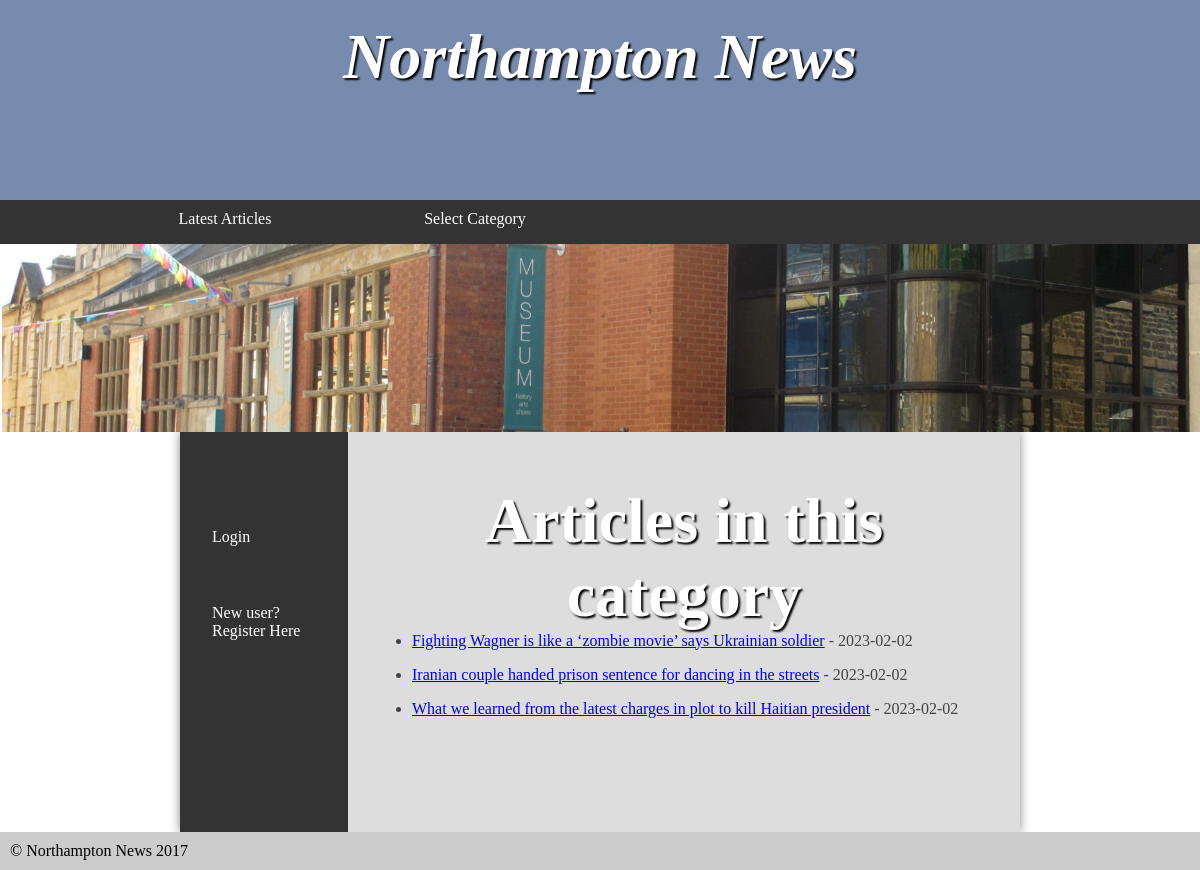
The page /assignment/categoryPage.php?id=1 on the database its author committed.
### tables this page shows
CREATE TABLE `article` (
  `title` varchar(190) NOT NULL,
  `content` varchar(700) NOT NULL,
  `categoryId` int NOT NULL,
  `publishDate` date NOT NULL
);

### assignment/categoryPage.php (the view, shortened to what this page needs)
<?php
	require 'connection.php';
	$inquire = "SELECT categoryId, title, publishDate FROM article WHERE categoryId = :id";
	$sqlStatement = $connects->prepare($inquire);
	$sqlStatement->execute(array(':id' => $_GET['id']));
	$articles = $sqlStatement->fetchAll();
?>
<!DOCTYPE html>
<html>
	<head>
		<link rel="stylesheet" href="styles.css"/>
	</head>
	<body>
		<header>
			<section>
				<h1>Northampton News</h1>
			</section>
		</header>
		<nav>
			<ul>
				<li><a href="index.php">Latest Articles</a></li>
				<li><a href="#">Select Category</a>
</li>
			</ul>
		</nav>
		<img src="images/banners/1.jpg">
		<main>
			<nav>
				<ul>
					<?php if(isset($_SESSION['email'])) { ?>
						<li><a href="logout.php">Logout</a></li>
					<?php } else { ?>
						<li><a href="login.php">Login</a></li>
						<li><a href="register.php">New user? Register Here</a></li>
					<?php } ?>
				</ul>
			</nav>
			<article>
            <h1>Articles in this category</h1>
	<ul>
		<?php
			foreach($articles as $article) {
				echo '<li><a class="articleLink" href="articlePage.php?categoryId='.$article['categoryId'].'">'.$article['title'].'</a> - '.$article['publishDate'].'</li>';
			}
		?>
	</ul>
			</article>
		</main>
		<footer>
			&copy; Northampton News 2017
		</footer>
	</body>
</html>

### assignment/styles.css (style rules this page uses)
* { margin: 0; padding: 0; }
html { font-family: 'Oxygen-Regular', times, verdana, sans-serif; }
body { background-color: #fff; }
header { background-color: #778baf ; color: white; height: 200px; }
nav { width: 100%; background-color: #333; overflow: auto; }
nav ul { width: 1000px; margin: auto; display: block; list-style-type: none; }
nav ul li { width: 25%; float: left; overflow: auto; text-align: center; }
nav a { color: white; padding-top: 10px; display: block; text-decoration: none; }
header section { display: block; }
header h1 { font-weight: bold; font-style: italic; }
h1 { font-size:4em; color: white; text-align: center; padding-top: 20px; text-shadow: 2px 2px 2px #000; }
main { min-height: 50vh; background-color: #ddd; width: 70vw; display: block; margin: auto; box-shadow: 0px 0px 10px #888; color:#444; }
p, li, h2 { margin-bottom: 1em; }
footer { background-color: #ccc; padding: 10px; }
ul { margin-left: 2em; }
body > img { display: block; width: 100%; }
main { display: table; }
main > article { display: table-cell; padding: 2em; }
main > nav { display: table-cell; width: 20%; padding: 2em; }
main > nav li { float: none; width: auto; text-align: left; }
main > nav ul { width: auto; }

### rows shown on the page
article: title "Fighting Wagner is like a ‘zombie movie’ says Ukrainian soldier", publishDate "2023-02-02"
article: title "Iranian couple handed prison sentence for dancing in the streets", publishDate "2023-02-02"
article: title "What we learned from the latest charges in plot to kill Haitian president", publishDate "2023-02-02"
